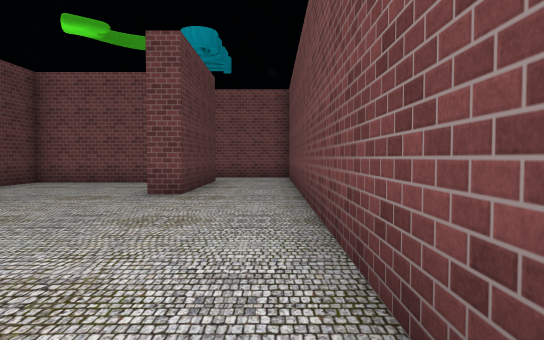
[1] (above)

17 first-person views from a walk through a scene from a Unity 3-D project. The camera is 1.4 m above the floor, tilts 2° down and sees 75° across. The floor is counted in squares, 2 m on a side. Each view is taken from the middle of a square. On the plan, view 1 faces up. The plan holds only what a view shows up to about 11 squares ahead; the rest is blank. The place goes on beyond the plan. The player character is not drawn. Some animated figures are left out. Some surface patterns are stand-ins.

[2]
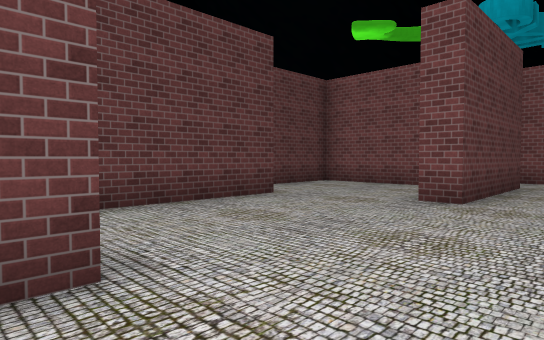

[3]
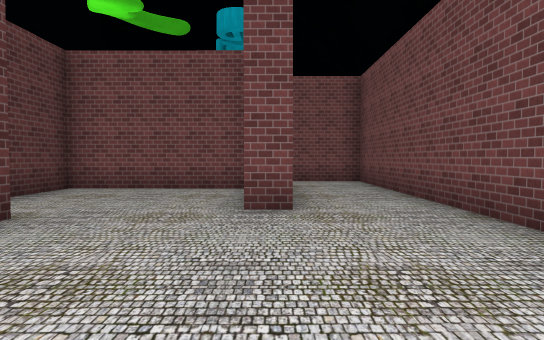

[4]
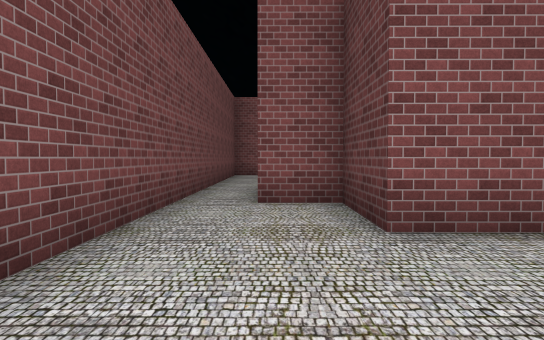

[5]
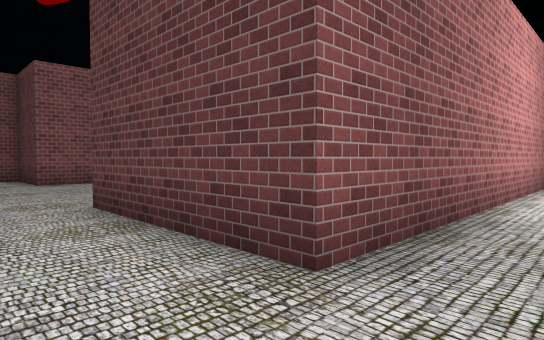

[6]
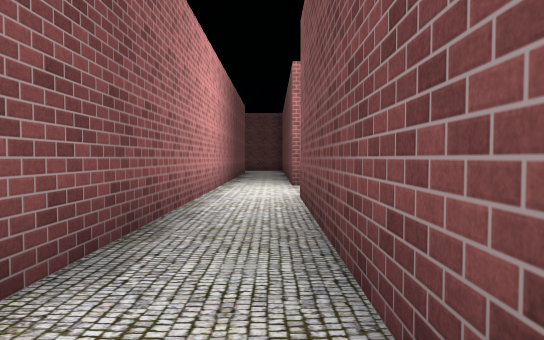

[7]
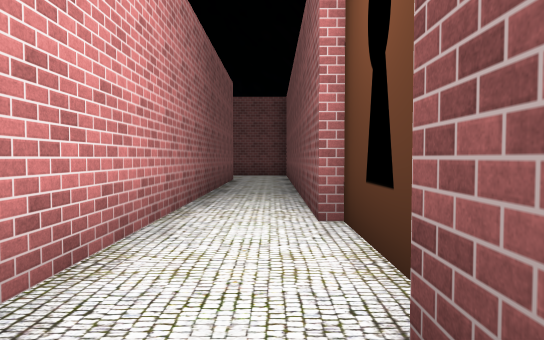

[8]
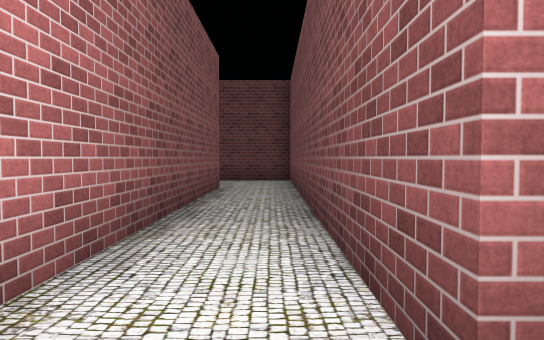

[9]
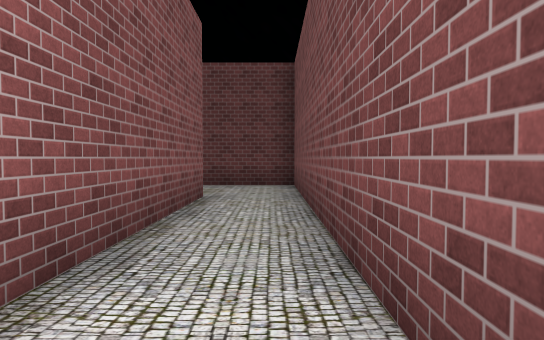

[10]
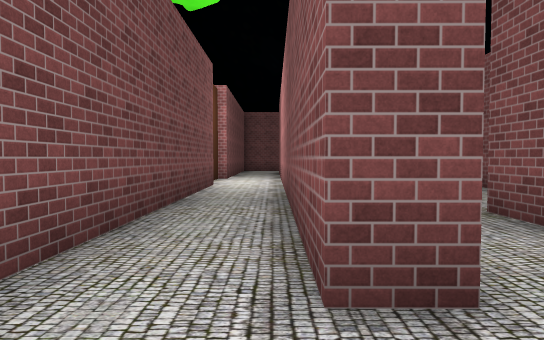

[11]
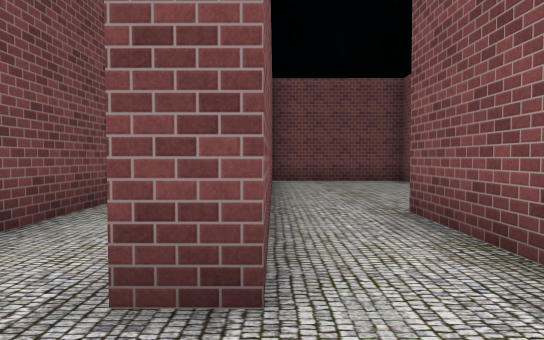

[12]
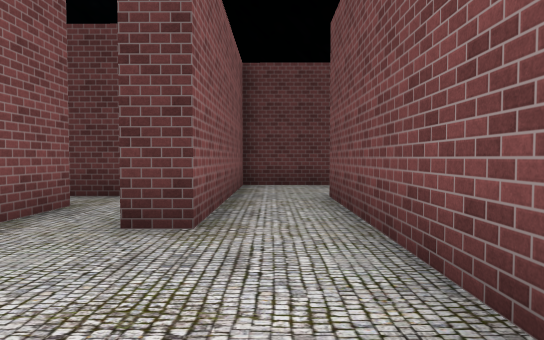

[13]
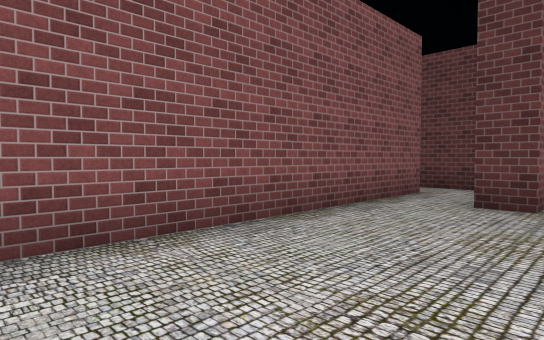

[14]
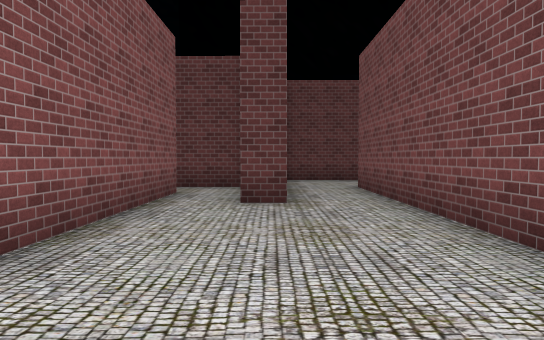

[15]
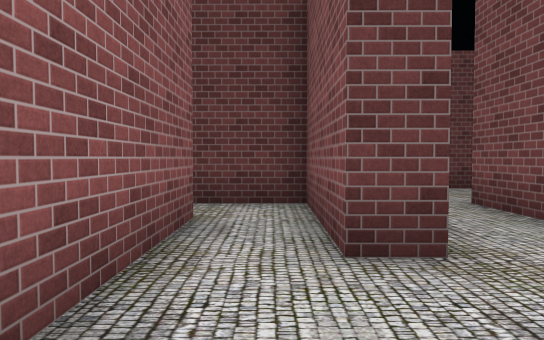

[16]
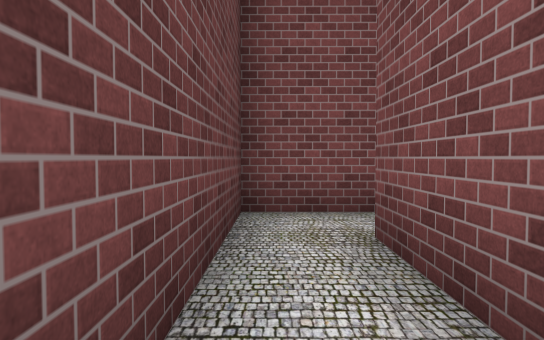

[17]
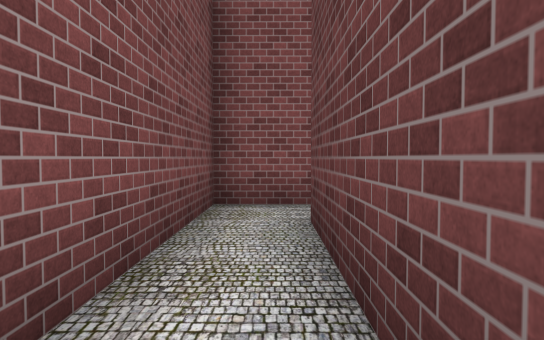

### Floor plan
Points are (right, up) in squares from view 1. A wall is a line through its corners. A room is listed if a view was taken in it or the views show most of it. See-through windows are left out.
Room 1 (views 1, 2, 3, 4, 5, 6, 7, 8, 9, 10, 11)
walls: (-5, 6) (-5, 2.7); (-2.5, 10) (-6.6, 10) (-6.6, 7.7); (-6.9, 12.8) (-8.9, 12.8); (-8.8, 12.5) (-18.6, 12.6); (-3.6, 1.7) (-2.1, 1.7) (-2.1, -0.4) (-0.7, -0.4); (0.5, -0.4) (0.6, 12.5) (-6.3, 12.5); (-16.4, 10) (-16.4, 10.8) (-1.7, 10.7) (-1.7, 6.7) (-2.4, 6.7); (-19, 12.6) (-19, 9.5)
ways out: opening at (-17.5, 10.5) to room 2; opening at (0, -1)
Room 2 (views 12, 13, 14, 15)
walls: (-13.4, 6.1) (-7.3, 6) (-7.2, 10); (-10.5, 10) (-16.4, 10); (-19, 9.5) (-19, 8.3) (-13.5, 8.2) (-13.5, 7.5)
ways out: opening at (-17.5, 10.5) to room 1; opening at (-14.5, 7) to room 3
Room 3 (views 16, 17)
walls: (-16.7, 0.7) (-15.1, 0.7) (-15.1, 6.1) (-13.4, 6.1); (-13.5, 7.5) (-16.4, 7.5) (-16.4, 2.1)
ways out: opening at (-14.5, 7) to room 2; opening at (-17, 1.5)

Where each view was taken, in squares from view 1:
view 1: 0 up, 0 right, facing up
view 2: 1 up, 0 right, facing up-left
view 3: 2 up, 2 left, facing up
view 4: 5 up, 1 left, facing down
view 5: 12 up, 0 right, facing down-left
view 6: 12 up, 0 right, facing left
view 7: 12 up, 5 left, facing left
view 8: 12 up, 8 left, facing left
view 9: 12 up, 10 left, facing left
view 10: 11 up, 18 left, facing right
view 11: 10 up, 18 left, facing right
view 12: 9 up, 10 left, facing left
view 13: 9 up, 8 left, facing down-left
view 14: 8 up, 8 left, facing left
view 15: 7 up, 11 left, facing left
view 16: 3 up, 16 left, facing up
view 17: 6 up, 16 left, facing down
